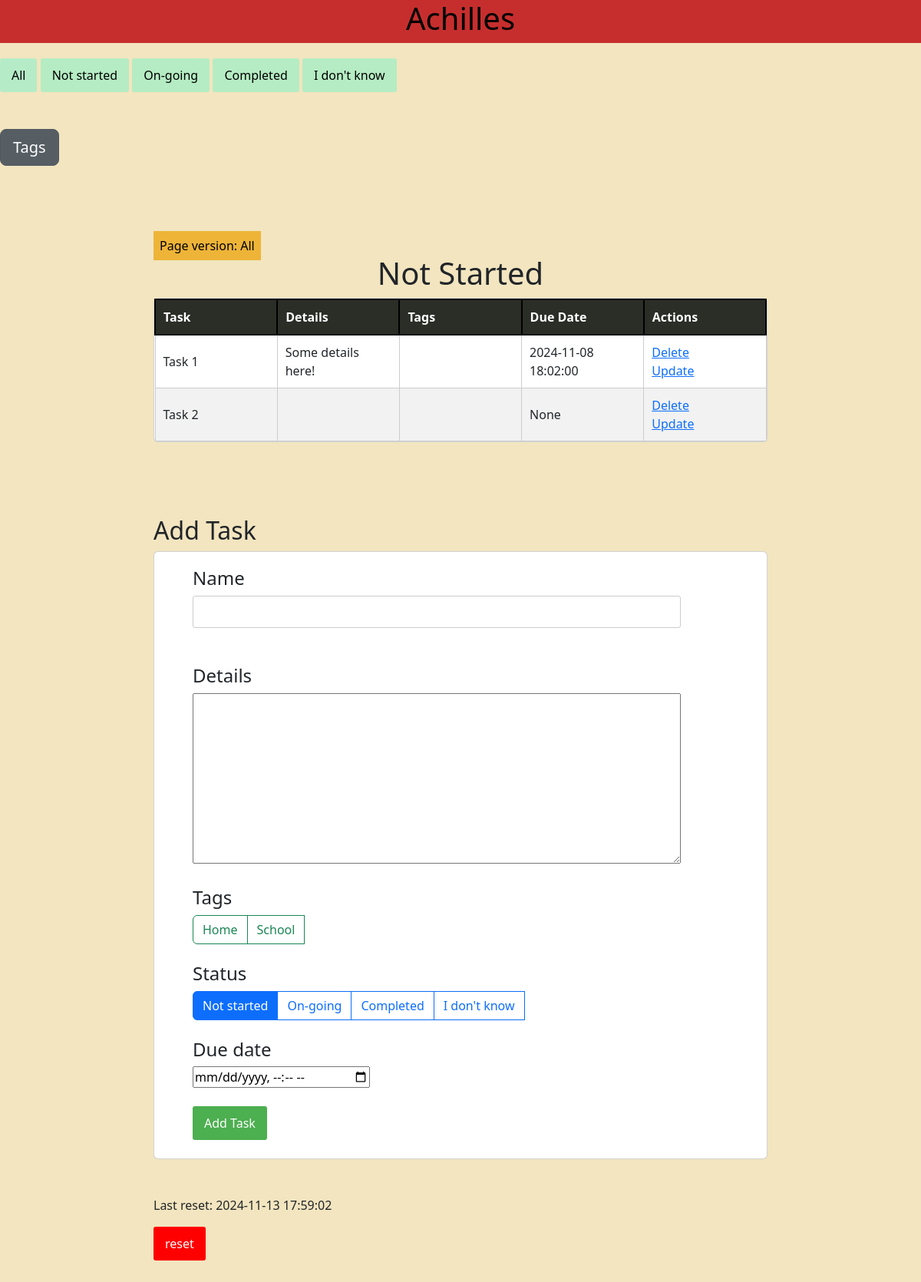
The page / on the database its author committed.
### tables this page shows
CREATE TABLE Tasks (
    TID INTEGER PRIMARY KEY AUTOINCREMENT,
    Name VARCHAR(255) NOT NULL DEFAULT 'no name',
    Details VARCHAR(255) DEFAULT NULL,
    SID INTEGER DEFAULT 0 NOT NULL,
    DueDate datetime,
    FOREIGN KEY (SID) REFERENCES Statuses(SID)
);

CREATE TABLE Tags (
    TID INTEGER PRIMARY KEY AUTOINCREMENT,
    Name VARCHAR(255) UNIQUE
);

CREATE TABLE Statuses (
    SID INTEGER PRIMARY KEY AUTOINCREMENT,
    Name VARCHAR(255) UNIQUE
);

### app.py (the view)
@app.route('/', methods=['POST', 'GET'])
def index():
    if request.method == "POST":
        return IndexPost(request.form)
    else:
        return IndexGet()

### app.py (called while the page is built)
def rjson():
    with open("data.json", "r") as f:
        data = json.load(f)
    return data

def IndexGet():
    init()
    alt = raww("SELECT * FROM Tasks WHERE DueDate BETWEEN datetime('now', 'localtime') AND datetime('now','+7 day','localtime')")
    nstart = raww("SELECT * FROM Tasks WHERE SID = 1")
    doing = raww("SELECT * FROM Tasks WHERE SID = 2")
    com = raww("SELECT * FROM Tasks WHERE SID = 3")
    idk = raww("SELECT * FROM Tasks WHERE SID = 4")
    status = raww("SELECT * FROM Statuses")
    tags = raww("SELECT * FROM Tags ORDER BY Name")
    tt = raww("SELECT * FROM TaskTags")
    data = rjson()
    last = data["reset"]
    page = data["page"]
    ver = version[page]
    return render_template('index.html', alt=alt, nstart = nstart, doing=doing, com = com, idk=idk, tags=tags, status=status, last=last, tt=tt, page=page, ver=ver)

### db.py (called while the page is built)
def ins(a, b):
    q = f"SELECT 1 FROM {b} WHERE EXISTS (SELECT * FROM {b} WHERE Name = ?)"
    res = cur.execute(q, (a,))
    t = res.fetchall()
    if len(t)==0:
        q = f"INSERT INTO {b} (Name) VALUES (?)"
        cur.execute(q, (a,))
    con.commit()
    return ""

def init():
    for i in tables:
        cur.execute(tablemap[i])
    con.commit()
    lt = ["Not started", "On-going", "Completed", "I don\'t know"]
    for i in lt:
        ins(i, "Statuses")
    lt = ["School", "Home"]
    for i in lt:
        ins(i, "Tags")

def raww(query):
    res = cur.execute(query)
    res = res.fetchall()
    con.commit()
    return res

### templates/index.html (shortened to what this page needs)
{% extends 'base.html' %}
{% block body %}
<form action="/" method="POST">
    <input type="submit" style="-webkit-text-fill-color: black; background-color:rgba(0, 255, 221, 0.254);" name="page"
        value="All">
    <input type="submit" style="-webkit-text-fill-color: black; background-color:rgba(0, 255, 204, 0.254);" name="page"
        value="Not started">
    <input type="submit" style="-webkit-text-fill-color: black; background-color:rgb(0, 255, 204, 0.254);" name="page"
        value="On-going">
    <input type="submit" style="-webkit-text-fill-color: black; background-color:rgb(0, 255, 204, 0.254);" name="page"
        value="Completed">
    <input type="submit" style="-webkit-text-fill-color: black; background-color:rgb(0, 255, 204, 0.254);" name="page"
        value="I don't know">
</form>
<br />
<br />
<a href="/tags" class="btn btn-secondary btn-lg active" role="button" aria-pressed="true">Tags</a>
<br />
<br />
<div class="content pt-5">
    <div class="d-inline p-2 text-black" style="background-color: rgba(237, 165, 11, 0.749);">
        Page version: {{ver}}</div>
    {% if nstart != [] and (page == 0 or page == 1) %}
    <h1>Not Started</h1>
    <div class="card">
        <table id="demo" style="table-layout: fixed; width:100%;">
            <tr>
                <th>Task</th>
                <th>Details</th>
                <th>Tags</th>
                <th>Due Date</th>
                <th>Actions</th>
            </tr>
            {% for i in nstart %}
            <tr>
                <td>{{i[1]}}</td>
                <td>{{i[2]}}</td>
                <td>
                </td>
                <td>{{i[4]}}</td>
                <td>
                    <a href="/delete/{{i[0]}}" onclick="return confirm('Are you sure?')">Delete</a>
                    <br>
                    <a href="/update/{{i[0]}}">Update</a>
                </td>
            </tr>
            {% endfor %}
        </table>
    </div>
    {% endif %}
    <br />
    <br />
    <br />
    <br />
    <h2>Add Task</h2>
    <div class="card g-4 ex1">
        <form action="/" method="POST">
            <h4>Name</h4>
            <div>
                <input type="text" name="con" id="content" style="width: 85%; padding: .5em 1em;">
            </div><br />
            <br />
            <h4>Details</h4>
            <div>
                <a><textarea rows="9%" cols="85%" name="det" id="det"></textarea></a>
            </div>
            <br />
            <h4>Tags</h4>
            <div class="btn-group" role="group" aria-label="Basic checkbox toggle button group">
                {% for tag in tags %}
                <label class="btn btn-outline-success" for="btncheck{{tag[0]}}">{{tag[1]}}</label>
                <br />
                {% endfor %}
            </div>
            <br />
            <br />
            <h4>Status</h4>
            <div class="btn-group" role="group" aria-label="Basic radio toggle button group">
                {% for i in status %}
                <label class="btn btn-outline-primary" for="status{{i[0]}}">{{i[1]}}</label>
                <br />
                {% endfor %}
            </div>
            <br />
            <br />
            <h4>Due date</h4>
            <div>
                <input type="datetime-local" name="date" value="" id="deadline">
            </div>
            <br />
            <input type="submit" value="Add Task">
            <br />
            <br />
    </div>
    <br />
    <br />
    <p>Last reset: {{last}}</p>
    <input type="submit" style="background-color:red;" name="reset" value="reset"
        onclick="return confirm('Are you sure?')">
</div>
<br />
{% endblock %}

### templates/base.html (shortened to what this page needs)
<!doctype html>
<html lang="en">
<head>
    <link rel="stylesheet" href="{{ url_for('static', filename='css/main.css') }}">
    <link href="https://cdn.jsdelivr.net/npm/bootstrap@5.3.3/dist/css/bootstrap.min.css" rel="stylesheet">
</head>
<body>
    <div style="background-color: #C62E2E;">
        <h1 class="center"><a style="text-decoration: none; color:black" href="/">Achilles</a></h1>
    </div>
    <div style=" background-color: #F2E5BF">
        {% block body %}{% endblock %}
    </div>
</body>
</html>

### static/css/main.css (style rules this page uses)
body { font-family: "Roboto", Arial, sans-serif; margin: 0; padding: 0; text-rendering: optimizeLegibility; display: flex; flex-direction: column; justify-content: center; }
.content { max-width: 70%; margin: 20px auto; padding: 20px; }
h1 { text-align: center; margin-bottom: 20px; }
table { width: 100%; border-collapse: collapse; }
th, td { border: 1px solid #ccc; padding: 8px; text-align: left; }
th { background-color: #f2f2f2; }
form { margin-top: 20px; }
input[type="text"] { padding: 10px; border: 1px solid #ccc; border-radius: 3px; }
input[type="submit"] { padding: 10px 15px; background-color: #4caf50; color: white; border: none; cursor: pointer; border-radius: 3px; }
a { text-decoration: none; color: #333; }
.center { display: block; margin-left: auto; margin-right: auto; width: 50%; }
#demo { width: 400px; order-collapse: collapse; }
#demo tr:nth-child(odd) { background: #f2f2f2; }
#demo td, #demo th { text-align: left; padding: 10px; border: 1px solid #ccc; }
#demo th { color: #fff; background: #2b2e27; border: 2px solid black; border-collapse: collapse; }
textarea { -webkit-box-sizing: border-box; -moz-box-sizing: border-box; box-sizing: border-box; width: 85%; height: 20%; }

### templates/base.html (style rules this page uses)
div.ex1 { padding-left: 50px; }

### rows shown on the page
Tasks: Name "Task 1", Details "Some details here!", DueDate "2024-11-08 18:02:00"
Tasks: Name "Task 2", i "None"
Tags: Name "Home"
Tags: Name "School"
Statuses: Name "Not started"
Statuses: Name "On-going"
Statuses: Name "Completed"
Statuses: Name "I don't know"

### other values the page prints
{{ ver }} "All"
{{ last }} "2024-11-13 17:59:02"
